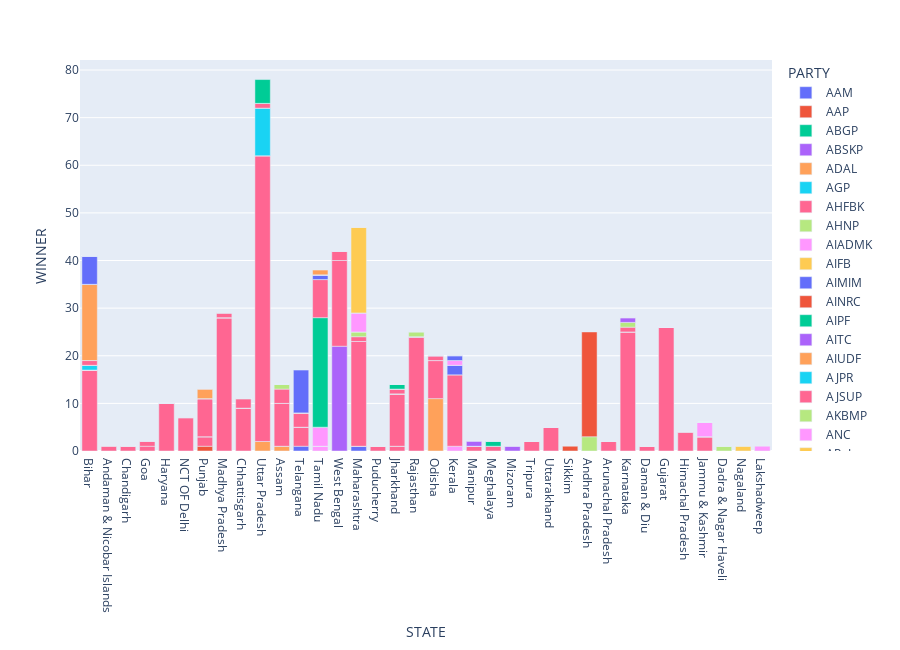

The code cell stored with this chart in its notebook:
### Markdown cell above
## Counting Partywise winners in various states

### Code cell
p = df.groupby(['PARTY','STATE']).sum().reset_index().sort_values('PARTY',ascending =True)
fig = px.bar(p, x='STATE', y='WINNER',hover_data =['PARTY'], color='PARTY', height=650)
fig.show()
